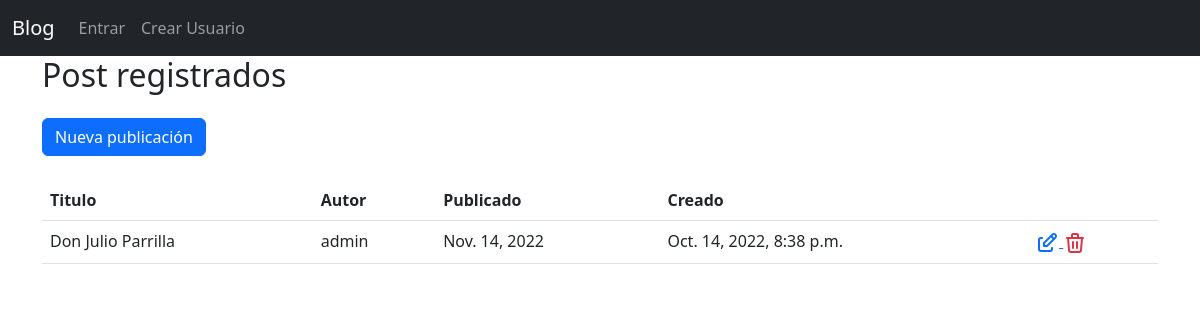
/posts/listar, run on the app's committed database.
### blog/models.py (models this page shows, shortened)
class Post(models.Model):
    title = models.CharField(max_length=128)
    content = models.TextField()
    image = models.ImageField(upload_to='posts', null=True, blank=True)
    category = models.ForeignKey(Category, on_delete=models.PROTECT)
    published = models.DateField(null=True, blank=True)
    created = models.DateTimeField(default=now)
    author = models.ForeignKey(User, on_delete=models.PROTECT, null=True)

### blog/views.py (the view)
# urls.py: path('posts/listar', views.post_list, name='post.list'),
def post_list(request):
    posts = Post.objects.all().order_by('-created', 'title')
    return render(request, 'posts/list.html', {'posts': posts})

### blog/templates/posts/list.html (shortened to what this page needs)
{% extends 'templates/app.html' %}
{% block main %}
<h2>Post registrados</h2>
<section class="mt-4">
    <a class="btn btn-primary" href="{% url 'post.create' %}">Nueva publicación</a>
    <table class="table mt-4">
        <thead>
        <tr>
            <th>Titulo</th>
            <th>Autor</th>
            <th>Publicado</th>
            <th>Creado</th>
            <th></th>
        </tr>
        </thead>
        <tbody>
        {% for post in posts %}
        <tr>
            <td>{{ post.title }}</td>
            <td>{{ post.author }}</td>
            <td>{{ post.published }}</td>
            <td>{{ post.created }}</td>
            <td>
                <a href="#" class="text-primary" role="button" disabled>
                </a>
                <a href="#" class="text-danger" role="button">
                </a>
            </td>
        </tr>
        {% endfor %}
        </tbody>
    </table>
</section>
{% endblock %}

### data on the page
Post: title "Don Julio Parrilla", author "admin", published "Nov. 14, 2022", created "Oct. 14, 2022, 8:38 p.m."
